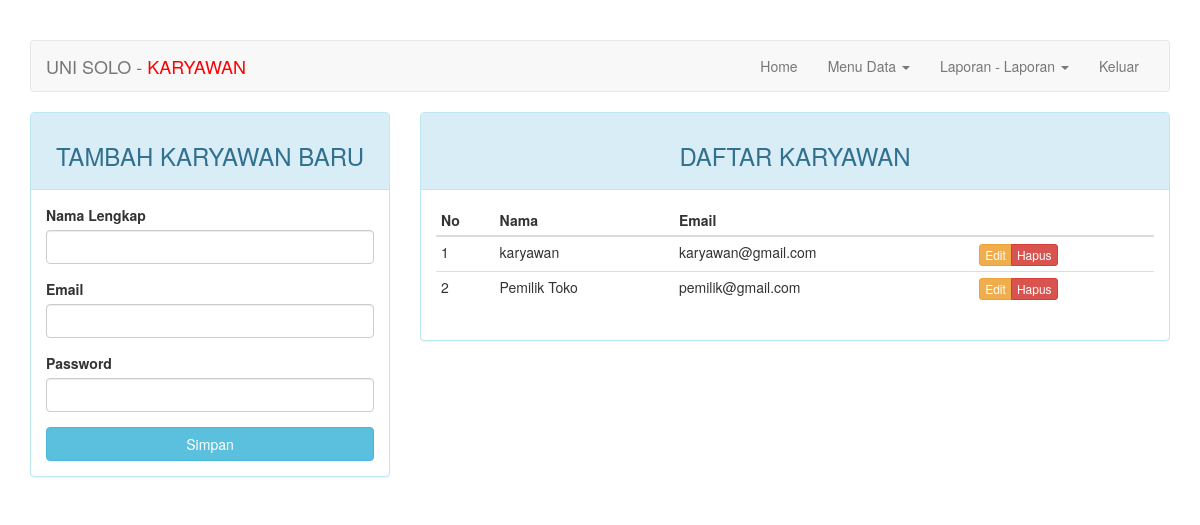
Page /karyawan/index.php?halaman=karyawan (signed in) on the committed database.
### tables this page shows
CREATE TABLE `karyawan` (
  `id_karyawan` int(2) NOT NULL,
  `nama` varchar(20) NOT NULL,
  `email` varchar(25) NOT NULL,
  `password` varchar(60) NOT NULL
);

### karyawan/halaman/karyawan.php (the view, shortened to what this page needs)
<div class="col-md-4">
    <div class="panel panel-info">
        <div class="panel-heading"><h3 class="text-center">TAMBAH KARYAWAN BARU</h3></div>
        <div class="panel-body">
            <form action="<?=$_SERVER['REQUEST_URI']?>" method="POST">
                <div class="form-group">
                    <label for="nama">Nama Lengkap</label>
                    <input type="text" name="nama" class="form-control">
                </div>
                <div class="form-group">
                    <label for="email">Email</label>
                    <input type="email" name="email" class="form-control">
                </div>
                <div class="form-group">
                    <label for="password">Password</label>
                    <input type="password" name="password" class="form-control">
                </div>
                <button type="submit" class="btn btn-info btn-block">Simpan</button>
            </form>
        </div>
    </div>
</div>
<div class="col-md-8">
    <div class="panel panel-info">
        <div class="panel-heading"><h3 class="text-center">DAFTAR KARYAWAN</h3></div>
        <div class="panel-body">
            <table class="table table-condensed">
                <thead>
                    <tr>
                        <th>No</th>
                        <th>Nama</th>
                        <th>Email</th>
                        <th></th>
                    </tr>
                </thead>
                <tbody>
                    <?php $no = 1; ?>
                    <?php if ($query = $koneksi->query("SELECT * FROM karyawan")): ?>
                        <?php while($karyawan = $query->fetch_assoc()): ?>
                        <tr>
                            <td><?=$no++?></td>
                            <td><?=$karyawan['nama']?></td>
                            <td><?=$karyawan['email']?></td>
                            <td>
                                <div class="btn-group">
                                    <a href="?halaman=karyawan&action=update&id=<?=$karyawan['id_karyawan']?>" class="btn btn-warning btn-xs">Edit</a>
                                    <a href="?halaman=karyawan&action=delete&id=<?=$karyawan['id_karyawan']?>" class="btn btn-danger btn-xs">Hapus</a>
                                </div>
                            </td>
                        </tr>
                        <?php endwhile ?>
                    <?php endif ?>
                </tbody>
            </table>
        </div>
    </div>
</div>

### karyawan/index.php (style rules this page uses)
body { margin-top: 40px; }

### rows in the picture
karyawan: nama "karyawan", email "karyawan@gmail.com"
karyawan: nama "Pemilik Toko", email "pemilik@gmail.com"

### other values in the picture
$_SESSION['nama_karyawan'] "KARYAWAN"
